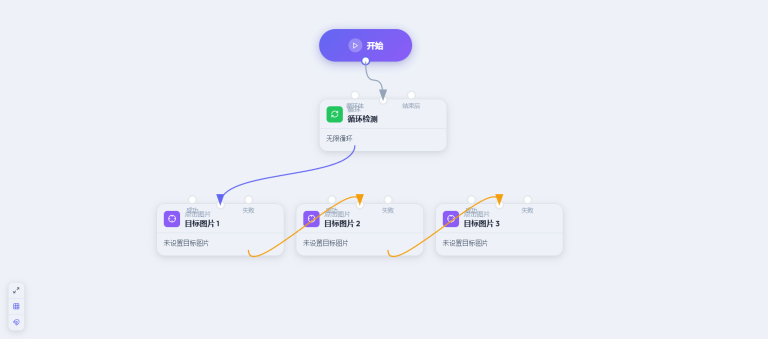
#> input picture .playwright-mcp/page-2026-06-03T07-35-34-564Z.png, 1536 x 678 px (shown at 1/2 size); its folder holds only this picture in this run
$ python -i vision_cv.py   (imports and definitions only)
#> lines starting #> are read from the running program, lines starting #| are printed output that depends on the picture; after the words box and inside, x2 and y2 are one past the last pixel; in counts of white or black regions, pixels touching at a corner belong together
#> further down, picture is the input picture: shape (678, 1536, 3); mean B, G, R 246.4, 238.7, 235
### python/winpilot_home/winpilot/config.py
"""WinPilot configuration: load/save config.json + runtime toggle state.

All runtime-mutable settings (perception toggles, priorities, model choice,
agent options) live here as a single source of truth. The web UI reads and
writes through this module via the server API.
"""
from __future__ import annotations

import json
import threading
from copy import deepcopy
from pathlib import Path
from typing import Any

ROOT_DIR = Path(__file__).resolve().parent.parent
PROJECT_ROOT = ROOT_DIR.parents[1]
CONFIG_PATH = ROOT_DIR / "config.json"
TRACES_DIR = ROOT_DIR / "traces"
SCRIPTS_DIR = ROOT_DIR / "scripts"
TEMPLATES_IMG_DIR = ROOT_DIR / "templates_img"
BIN_DIR = ROOT_DIR / "winpilot" / "bin"
MEMORY_PATH = ROOT_DIR / "experience_memory.json"
MEMORY_DB_PATH = ROOT_DIR / "memory.db"

_DEFAULTS: dict[str, Any] = {
    # Provider credentials stay in local config.json profiles.  The runtime
    # still reads the flat api/vlm sections below; activating a profile simply
    # replaces those two sections, so there is one model execution line.
    "active_model_profile": "",
    "model_profiles": {},
    "api": {
        "provider": "auto",
        "base_url": "https://api.deepseek.com",
        "api_key": "",
        "model": "deepseek-flash",
        "temperature": 0.3,
        "max_tokens": 4096,
        "thinking": False,
        # Keep one provider request bounded.  The runner may retry a failed
        # request, but a single stalled decision must not hold the desktop
        # loop indefinitely.
        "request_timeout_s": 90,
        "request_total_timeout_s": 180,
        "max_retries": 2,
        "pricing": {
            "provider": "deepseek",
            "currency": "CNY",
            "input_per_m": 1.0,
            "cache_hit_input_per_m": 0.02,
            "output_per_m": 2.0,
        },
    },
    "vlm": {"enabled": False, "base_url": "", "api_key": "", "model": "",
            "thinking": False},
    "perception": {
        # Accessibility and OCR are optional semantic probes.  Native visual
        # execution must opt into them instead of inheriting them as ambient
        # truth for every task.
        "uia": {"enabled": False, "priority": 1},
        "win32": {"enabled": True, "priority": 2},
        "ocr": {"enabled": False, "priority": 3},
        "cv": {"enabled": True, "priority": 4},
        "vlm": {"enabled": False, "priority": 5},
    },
    "fusion": {"escalate_on_empty": False, "ocr_skip_when_uia_rich": True,
               "vlm_skip_when_uia_rich": True, "uia_rich_threshold": 20,
               "vlm_assist_threshold": 60, "observe_cache_ttl_s": 2.0},
    "agent": {
        "dry_run": False,
        "experience_memory": True,
    },
    "controller": {
        # Use provider-native reasoning for native visual decisions on known
        # compatible providers.  ``adaptive`` spends that budget on the first
        # visual read and on recovery/uncertainty, then leaves routine turns
        # lightweight.  It is a runtime policy, not a task or app recipe.
        "native_visual_thinking": True,
        "native_visual_thinking_mode": "adaptive",
        # Screen-first frames.  The model sees the real virtual desktop by
        # default so it can react to windows it never bound; a window crop is
        # an explicit opt-in and is still used only for a validated,
        # foreground, single-window target.
        "target_window_capture_enabled": False,
        # A model turn may commit one visual transaction.  The resulting real
        # frame is returned before another transaction is accepted.
        "visual_closed_loop": True,
        # Cancel low-level input when target-window pixels changed materially
        # while the model was deciding from the prior frame.
        "visual_preflight_change_ratio": 0.0025,
        # Prefer stability at the grounded action target so unrelated animated
        # pixels cannot livelock an otherwise safe visual transaction.
        "visual_preflight_target_change_ratio": 0.01,
        "visual_preflight_target_margin": 60,
        "visual_servo_mode": "adaptive",
        "visual_servo_recent_change_ms": 900,
        "visual_servo_strict": True,
        # Accessibility/OCR may be requested as diagnostics, but they must not
        # silently choose or move a target selected from authoritative pixels.
        "semantic_grounding_assist": False,
        "coordinate_semantic_snap": False,
    },
    "ocr": {
        "use_gpu": True,
        "min_confidence": 0.55,
        "warm_on_startup": False,
    },
    "search": {"everything_es_path": "", "everything_exe_path": ""},
    "coding": {"enabled": True, "workspace": "", "max_steps": 30},
    "integrations": {
        "chatgpt_desktop": {
            "enabled": True,
        },
    },
    "vnext": {
        "live_agent_enabled": True,
        # Click samples are optional export material, not part of the model
        # loop.  Keep them off unless the user explicitly wants CV examples.
        "save_click_reference_frames": False,
        # Generous real-task budgets: slow visual providers and multi-step
        # ordinary desktop tasks must not be cut off by a tight wall clock or
        # turn cap.  Completion quality beats bounded-run accounting.
        "max_turns": 200,
        "max_runtime_s": 7200,
        "max_model_calls": 400,
    },
    "server": {"host": "127.0.0.1", "port": 8765},
}

_lock = threading.Lock()


# [9 lines left out: function _merge, not called in this run]


class Config:
    """Thread-safe config holder backed by config.json."""

    def __init__(self) -> None:
        self._data: dict[str, Any] = deepcopy(_DEFAULTS)
        self.reload()

    def reload(self) -> None:
        if CONFIG_PATH.exists():
            with _lock:  # read+merge inside the lock: no lost-update vs update()
                try:
                    on_disk = json.loads(CONFIG_PATH.read_text(encoding="utf-8"))
                except (json.JSONDecodeError, OSError) as exc:
                    raise RuntimeError(f"config.json 解析失败: {exc}") from exc
                self._data = _merge(_DEFAULTS, on_disk)
        else:
            self.save()

    def save(self) -> None:
        with _lock:
            temporary = CONFIG_PATH.with_suffix(CONFIG_PATH.suffix + ".tmp")
            temporary.write_text(
                json.dumps(self._data, ensure_ascii=False, indent=2),
                encoding="utf-8",
            )
            temporary.replace(CONFIG_PATH)

    # [18 lines left out: functions get, set, not called in this run]

    def snapshot(self) -> dict[str, Any]:
        with _lock:
            return deepcopy(self._data)

    # [54 lines left out: functions update, activate_model_profile, save_active_model_profile, enabled_dimensions, not called in this run]


CONFIG = Config()

### python/winpilot_home/winpilot/utils/log.py
"""Central event bus + logging: every agent/perception/action step publishes here.

The FastAPI WebSocket endpoint subscribes to push events to the browser in
real time; the trace recorder subscribes to persist them to JSONL. Events are
plain dicts: {"type": ..., "ts": ..., **payload}.
"""
from __future__ import annotations

import logging
import queue
import sys
import threading
import time
from typing import Any, Callable

logger = logging.getLogger("winpilot")
if not logger.handlers:
    handler = logging.StreamHandler(sys.stderr)
    handler.setFormatter(
        logging.Formatter("[%(asctime)s] %(levelname)s %(name)s: %(message)s", "%H:%M:%S")
    )
    logger.addHandler(handler)
    logger.setLevel(logging.INFO)


class EventBus:
    """Thread-safe pub/sub. Subscribers get their own queue (non-blocking put)."""

    _MAX_QUEUE = 2000

    def __init__(self) -> None:
        self._lock = threading.Lock()
        self._subscribers: list[queue.Queue] = []
        self._sinks: list[Callable[[dict[str, Any]], None]] = []

    # [37 lines left out: functions subscribe, unsubscribe, add_sink, remove_sink, publish, not called in this run]


BUS = EventBus()

### python/winpilot_home/winpilot/perception/vision_cv.py
"""OpenCV dimension: what OCR cannot see.

- Icon-candidate detection: contour analysis finds small square-ish UI glyphs
  (toolbar icons, title-bar buttons) and reports their coordinates.
- Template matching: locate a known image (icon screenshot in templates_img/)
  on screen with multi-scale matching.
- Color probe: dominant/average color of a point or region (button states,
  progress bars, theme changes).
- Stability / loading detection: frame differencing tells whether a region is
  still animating (spinner, video, progress) or has settled.
"""
from __future__ import annotations

import base64
import time
from pathlib import Path

import cv2
import numpy as np

from ..config import TEMPLATES_IMG_DIR
from ..utils.log import logger
from ..utils.screenshot import Region, capture, virtual_screen_region
from .model import UIElement
from .surface_binding import InteractionRegion

_ICON_MIN, _ICON_MAX = 12, 64          # icon side length range (px)
_ICON_AR_TOL = 0.45                    # |1 - w/h| tolerance for square-ish shapes


# [468 lines left out: functions _detect_control_candidates_from_image, detect_control_candidates, detect_icon_candidates, list_templates, save_template, save_template_image and 11 more, not called in this run]


def _light_work_surface_candidates(image: np.ndarray) -> list[dict]:
    """Return generic large near-white surface candidates, largest first."""
    if image is None or getattr(image, "size", 0) == 0:
        return []
    h, w = image.shape[:2]
#> h = 678; w = 1536
    hsv = cv2.cvtColor(image, cv2.COLOR_BGR2HSV)
#> hsv: shape (678, 1536, 3); mean H, S, V 108, 12.9, 246.9
    gray = cv2.cvtColor(image, cv2.COLOR_BGR2GRAY)
    sat = hsv[:, :, 1]
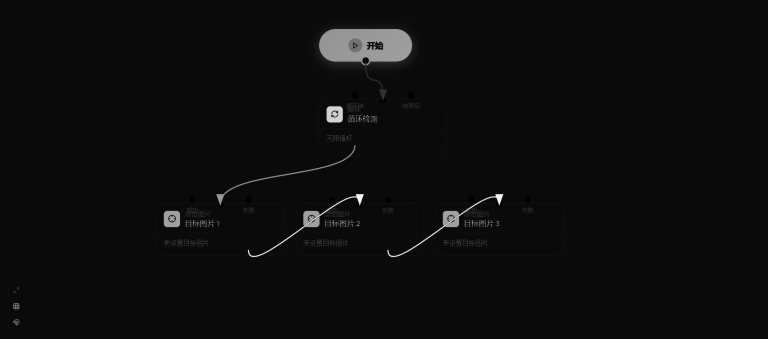
#> sat: shape (678, 1536) (shown at 1/2 size); min 0, max 244, mean 12.9
    mask = (gray > 235) & (sat < 45)
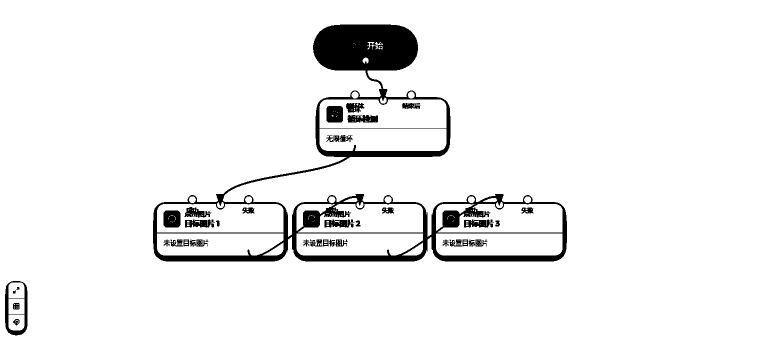
#> mask: shape (678, 1536) bool (shown at 1/2 size); 94.2% white; 41 black regions (5 under 20 px), largest, box (x1, y1, x2, y2) and area: (306, 49, 1134, 523) 48738, (10, 562, 55, 671) 1584, (327, 421, 361, 455) 1086
    num_labels, _labels, stats, _centroids = cv2.connectedComponentsWithStats(
        mask.astype("uint8"), connectivity=8
    )
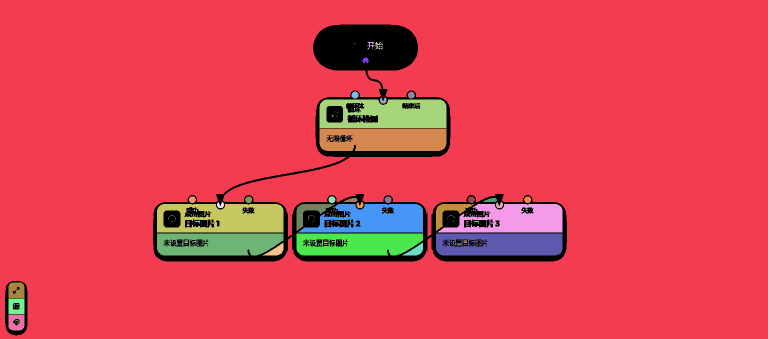
#> _labels: shape (678, 1536) int32 (shown at 1/2 size); 271 distinct labels, from 0 to 270; one colour per label, 0 black
#> num_labels = 271; stats = 271 rows, first 6: [10, 49, 1124, 622, 60444], [0, 0, 1536, 678, 889114], [734, 84, 16, 15, 85], [750, 84, 16, 15, 103], [707, 86, 2, 1, 2], [710, 88, 1, 1, 1]
    min_area = max(20_000, int(h * w * 0.08))
#> min_area = 83312
    candidates: list[dict] = []
    for label in range(1, num_labels):
        x, y, cw, ch, area = stats[label].tolist()
        if area < min_area or cw < max(120, w * 0.25) or ch < max(80, h * 0.18):
            continue
        # A large white document can sit behind vertical sliders, floating
        # panels, or a left navigation gutter.  The connected component still
        # spans that obscured area, but its columns have poor white coverage.
        #
        # Do *not* keep only the widest dense horizontal run.  Ordinary
        # document content (table borders, handwriting, diagrams, game boards,
        # charts, and code editor guides) can create low-light columns inside
        # one perfectly valid surface.  Selecting the widest blank run then
        # moves the coordinate contract away from the content as soon as the
        # user edits it.  Only trim persistent occlusion at the *outer edges*;
        # retain all gaps between the first and last substantial light runs.
        # Measure all near-white pixels inside the outer component's bounds,
        # not only pixels with this connected-component label.  Dark closed
        # marks (outlines, handwriting, diagrams) disconnect their white
        # interiors into child components; excluding those interiors makes the
        # detected work surface shrink toward the remaining blank side after
        # every successful edit.  The raw light mask still excludes genuinely
        # dark floating controls/side panels, so the overlay guard below keeps
        # its original safety property while content no longer moves the
        # coordinate contract.
        surface_light = mask[y:y + ch, x:x + cw]
        coverage = surface_light.mean(axis=0)
        dense = coverage >= 0.72
        runs: list[tuple[int, int]] = []
        start: int | None = None
        for index, present in enumerate(dense.tolist()):
            if present and start is None:
                start = index
            elif start is not None and not present:
                if index - start >= max(24, int(cw * 0.08)):
                    runs.append((start, index))
                start = None
        if start is not None and cw - start >= max(24, int(cw * 0.08)):
            runs.append((start, cw))
        if runs:
            substantial = [
                run for run in runs
                if run[1] - run[0] >= max(24, int(cw * 0.08))
            ]
            if substantial:
                span_start = substantial[0][0]
                span_end = substantial[-1][1]
                # Keep the connected component's outer evidence whenever the
                # proposed span would be implausibly small.  Mutation callers
                # can still fail closed later; this detector must not invent a
                # blank sub-surface merely because content is present.
                if span_end - span_start >= max(80, int(cw * 0.35)):
                    x += span_start
                    cw = span_end - span_start
        bbox = [int(x), int(y), int(x + cw), int(y + ch)]
        candidates.append({
            "bbox": bbox,
            "component_area": int(area),
            "bbox_area": int(max(1, cw * ch)),
        })
#> this loop made 270 passes
#> (x, y, ch, area, substantial, span_start, span_end) on pass 1: (0, 0, 678, 889114, [(0, 633), (719, 1536)], 0, 1536)
#> (x, y, ch, area) on passes 2, 3, 7, 8, 9, 10: (734, 84, 15, 85), (750, 84, 15, 103), (725, 115, 12, 103), (703, 183, 14, 154), (816, 183, 14, 148), (760, 195, 12, 111)
#> after the loop, candidates = 1 item
    candidates.sort(key=lambda item: int(item["component_area"]), reverse=True)
    return candidates


# [9 lines left out: function likely_canvas_bbox, not called in this run]


def credible_light_work_surface(image: np.ndarray) -> dict:
    """Ground one mutation-safe light work surface from current window pixels.

    The detector is application-agnostic. It refuses to choose when two large
    light regions are similarly plausible, or when the chosen rectangle is not
    predominantly light. That distinction matters: summaries may report a
    likely region, but coordinate mutation must never guess between panels.
    """
    if image is None or getattr(image, "size", 0) == 0:
        return {"ok": False, "reason": "target-window pixels were unavailable"}
    candidates = _light_work_surface_candidates(image)
#> candidates = 1 item
    if not candidates:
        return {
            "ok": False,
            "reason": "no sufficiently large near-white work surface was visible",
        }
    best = candidates[0]
#> best = {'bbox': [0, 0, 1536, 678], 'component_area': 889114, 'bbox_area': 1041408}
    best_box = [int(value) for value in best["bbox"]]
#> best_box = [0, 0, 1536, 678]

    # [11 lines left out: function nested_in_best, not called in this run]

    # A large light modal/dialog can sit inside the outer white document and
    # be separated by a dark border.  Its interior is a second connected
    # surface; merging it into dense-column coverage would authorize input on
    # top of the modal.  Small enclosed white islands produced by ink never
    # reach the candidate area threshold, while a genuine nested panel does,
    # so fail closed before choosing coordinates.
    if any(nested_in_best(candidate) for candidate in candidates[1:]):
        return {
            "ok": False,
            "reason": "a large nested light panel or modal obscured the work surface",
            "candidate_count": len(candidates),
        }
    if (
        len(candidates) > 1
        and int(candidates[1]["component_area"])
        >= int(best["component_area"]) * 0.72
    ):
        return {
            "ok": False,
            "reason": "multiple similarly plausible light work surfaces were visible",
            "candidate_count": len(candidates),
        }

    x1, y1, x2, y2 = [int(value) for value in best["bbox"]]
#> x1 = 0; y1 = 0; x2 = 1536; y2 = 678
    crop = image[y1:y2, x1:x2]
    if crop.size == 0:
        return {"ok": False, "reason": "detected work-surface geometry was empty"}
    hsv = cv2.cvtColor(crop, cv2.COLOR_BGR2HSV)
    gray = cv2.cvtColor(crop, cv2.COLOR_BGR2GRAY)
    light_ratio = float(((gray > 225) & (hsv[:, :, 1] < 65)).mean())
#> light_ratio = 0.967
    if light_ratio < 0.58:
        return {
            "ok": False,
            "reason": "the candidate was not predominantly a light work surface",
            "light_ratio": round(light_ratio, 4),
        }
    height, width = image.shape[:2]
#> height = 678; width = 1536
    bbox_ratio = float(max(1, (x2 - x1) * (y2 - y1)) / max(1, width * height))
#> bbox_ratio = 1
    return {
        "ok": True,
        "bbox": [x1, y1, x2, y2],
        "light_ratio": round(light_ratio, 4),
        "window_area_ratio": round(bbox_ratio, 4),
        "candidate_count": len(candidates),
        "source": "current_target_pixels",
    }


_CONTINUOUS_INPUT_EDGE_INSET_FRAME_UNITS = 24


# [136 lines left out: function credible_work_surface_frame_bounds, not called in this run]

>>> import cv2
>>> picture = cv2.imread('../../../../.playwright-mcp/page-2026-06-03T07-35-34-564Z.png')
>>> result = credible_light_work_surface(picture)
#> result = {'ok': True, 'bbox': [0, 0, 1536, 678], 'light_ratio': 0.967, 'window_area_ratio': 1, 'candidate_count': 1, 'source': 'current_target_pixels'}
